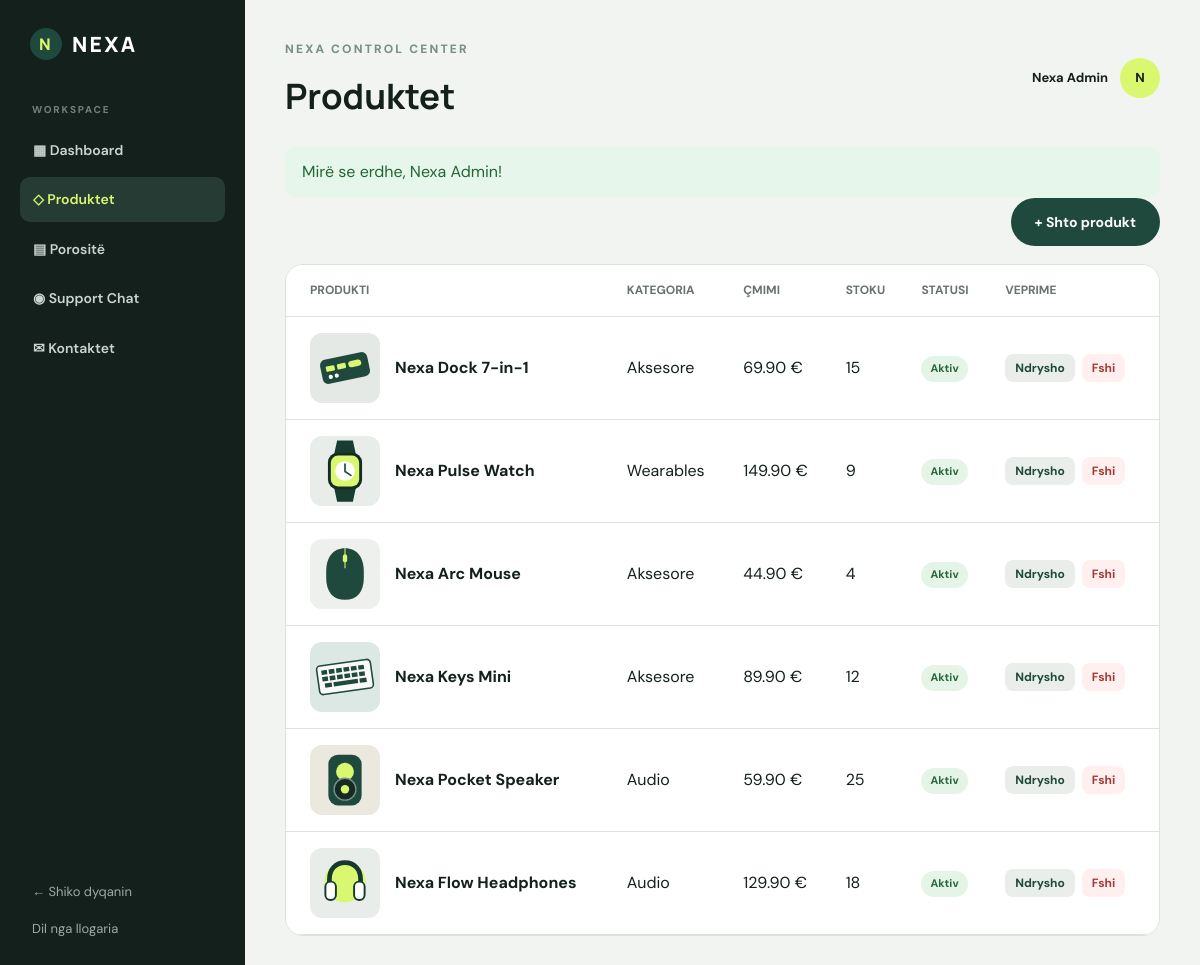
/admin/products.php (signed in), run on the app's committed database.
### tables this page shows
CREATE TABLE products (
  id INT UNSIGNED AUTO_INCREMENT PRIMARY KEY,
  category_id INT UNSIGNED NOT NULL,
  name VARCHAR(150) NOT NULL,
  description TEXT NOT NULL,
  price DECIMAL(10,2) NOT NULL,
  old_price DECIMAL(10,2) NULL,
  stock INT UNSIGNED NOT NULL DEFAULT 0,
  image VARCHAR(255) NULL,
  is_featured TINYINT(1) NOT NULL DEFAULT 0,
  is_active TINYINT(1) NOT NULL DEFAULT 1,
  created_at TIMESTAMP DEFAULT CURRENT_TIMESTAMP,
  CONSTRAINT fk_products_category FOREIGN KEY (category_id) REFERENCES categories(id)
);

CREATE TABLE categories (
  id INT UNSIGNED AUTO_INCREMENT PRIMARY KEY,
  name VARCHAR(80) NOT NULL UNIQUE
);

### includes/functions.php (called while the page is built, shortened)
<?php
function e(?string $value): string
{
    return htmlspecialchars($value ?? '', ENT_QUOTES, 'UTF-8');
}
function url(string $path = ''): string
{
    $script = str_replace('\\', '/', dirname($_SERVER['SCRIPT_NAME'] ?? ''));
    $script = preg_replace('#/admin$#', '', $script);
    return rtrim($script, '/') . '/' . ltrim($path, '/');
}
function money(float $amount): string
{
    return number_format($amount, 2, '.', ',') . ' €';
}
function product_image(?string $image): string
{
    return url('uploads/' . rawurlencode(basename($image)));
}

### admin/products.php (the view, shortened to what this page needs)
<?php
$adminTitle='Produktet';$adminActive='products';require __DIR__.'/_header.php';
$products=$db->query('SELECT p.*,c.name category_name FROM products p JOIN categories c ON c.id=p.category_id ORDER BY p.id DESC');
?>
<div class="admin-toolbar"><a class="button button-dark" href="product-form.php">+ Shto produkt</a></div><div class="table-card"><div class="table-wrap"><table class="data-table"><thead><tr><th>Produkti</th><th>Kategoria</th><th>Çmimi</th><th>Stoku</th><th>Statusi</th><th>Veprime</th></tr></thead><tbody><?php while($p=$products->fetch_assoc()): ?><tr><td><div class="cart-product"><img class="thumb" src="<?= e(product_image($p['image'])) ?>"><strong><?= e($p['name']) ?></strong></div></td><td><?= e($p['category_name']) ?></td><td><?= money((float)$p['price']) ?></td><td><?= $p['stock'] ?></td><td><span class="status <?= $p['is_active']?'completed':'cancelled' ?>"><?= $p['is_active']?'Aktiv':'Joaktiv' ?></span></td><td><div class="admin-actions"><a class="mini-button" href="product-form.php?id=<?= $p['id'] ?>">Ndrysho</a><form method="post"><input type="hidden" name="csrf" value="<?= csrf_token() ?>"><button class="mini-button danger" name="delete" value="<?= $p['id'] ?>" data-confirm="A jeni të sigurt që doni ta fshini produktin?">Fshi</button></form></div></td></tr><?php endwhile; ?></tbody></table></div></div>
<?php require __DIR__.'/_footer.php'; ?>

### assets/css/style.css (style rules this page uses)
:root { --ink:#14201c;--green:#1f493d;--lime:#d9f870;--cream:#f5f5ef;--white:#fff;--muted:#68736e;--line:#dce2de;--red:#b83c39;--radius:22px;--shadow:0 18px 55px rgba(20,32,28,.09) }
* { box-sizing:border-box }
html { scroll-behavior:smooth }
body { margin:0;color:var(--ink);background:#fbfcf9;font-family:"DM Sans",sans-serif;line-height:1.6 }
a { color:inherit;text-decoration:none }
img { display:block;max-width:100% }
.button { display:inline-flex;align-items:center;justify-content:center;gap:8px;min-height:48px;padding:0 23px;border:1px solid transparent;border-radius:30px;cursor:pointer;font:700 14px "DM Sans";transition:.2s }
.button-dark { background:var(--green);color:#fff }
.table-wrap { overflow-x:auto }
.data-table { width:100%;border-collapse:collapse;background:white }
.data-table th,.data-table td { padding:16px;border-bottom:1px solid var(--line);text-align:left }
.data-table th { color:var(--muted);font-size:12px;text-transform:uppercase }
.cart-product { display:flex;align-items:center;gap:15px;min-width:250px }
.cart-product img { width:70px;height:70px;border-radius:12px;object-fit:cover }

### assets/css/admin.css (style rules this page uses)
.admin-body { background:#f2f4f1 }
.status { display:inline-flex;padding:4px 9px;border-radius:15px;background:#fff4cf;color:#7b6411;font-size:11px;font-weight:700 }
.status.completed { background:#e4f4e7;color:#27673a }
.thumb { width:50px;height:50px;border-radius:9px;object-fit:cover }
.admin-actions { display:flex;gap:7px }
.mini-button { padding:6px 10px;border:0;border-radius:8px;background:#e9eeea;color:#1f493d;cursor:pointer;font:700 12px DM Sans }
.mini-button.danger { background:#fff0ef;color:#a13a36 }
.table-card { overflow:hidden;padding:0;border:1px solid #dce2de;border-radius:18px;background:white }
.table-card .data-table th:first-child,.table-card .data-table td:first-child { padding-left:24px }
.table-card .data-table th:last-child,.table-card .data-table td:last-child { padding-right:24px }
.admin-toolbar { display:flex;justify-content:flex-end;margin-bottom:18px }

### data on the page
products: image (picture), name "Nexa Dock 7-in-1", category.name "Aksesore", price "69.90 €", stock "15", is_active "Aktiv", $p['id'] 6 (drawn)
products: image (picture), name "Nexa Pulse Watch", category.name "Wearables", price "149.90 €", stock "9", is_active "Aktiv", $p['id'] 5 (drawn)
products: image (picture), name "Nexa Arc Mouse", category.name "Aksesore", price "44.90 €", stock "4", is_active "Aktiv"
products: image (picture), name "Nexa Keys Mini", category.name "Aksesore", price "89.90 €", stock "12", is_active "Aktiv", $p['id'] 3 (drawn)
products: image (picture), name "Nexa Pocket Speaker", category.name "Audio", price "59.90 €", stock "25", is_active "Aktiv", $p['id'] 2 (drawn)
products: image (picture), name "Nexa Flow Headphones", category.name "Audio", price "129.90 €", stock "18", is_active "Aktiv", $p['id'] 1 (drawn)

### other printed values
$adminTitle "Produktet"
$_SESSION['user']['name'] "Nexa Admin"
substr($_SESSION['user']['name'],0,1) "N"
$flash['message'] "Mirë se erdhe, Nexa Admin!"
